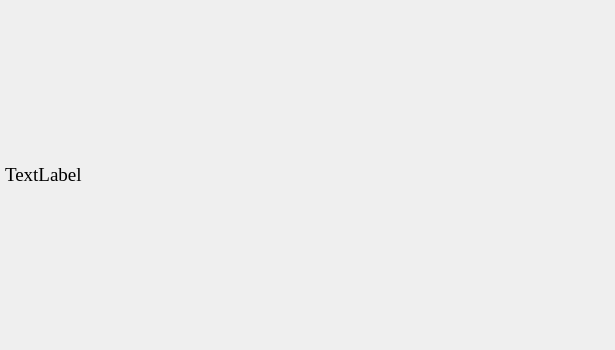
<?xml version="1.0" encoding="UTF-8"?>
<ui version="4.0">
 <class>MainWindow</class>
 <widget class="QMainWindow" name="MainWindow">
  <property name="geometry">
   <rect>
    <x>0</x>
    <y>0</y>
    <width>615</width>
    <height>350</height>
   </rect>
  </property>
  <property name="windowTitle">
   <string>MainWindow</string>
  </property>
  <widget class="QWidget" name="centralwidget">
   <widget class="QLabel" name="label">
    <property name="geometry">
     <rect>
      <x>5</x>
      <y>5</y>
      <width>605</width>
      <height>340</height>
     </rect>
    </property>
    <property name="font">
     <font>
      <family>Times New Roman</family>
      <pointsize>14</pointsize>
     </font>
    </property>
    <property name="text">
     <string>TextLabel</string>
    </property>
   </widget>
  </widget>
 </widget>
 <resources/>
 <connections/>
</ui>
